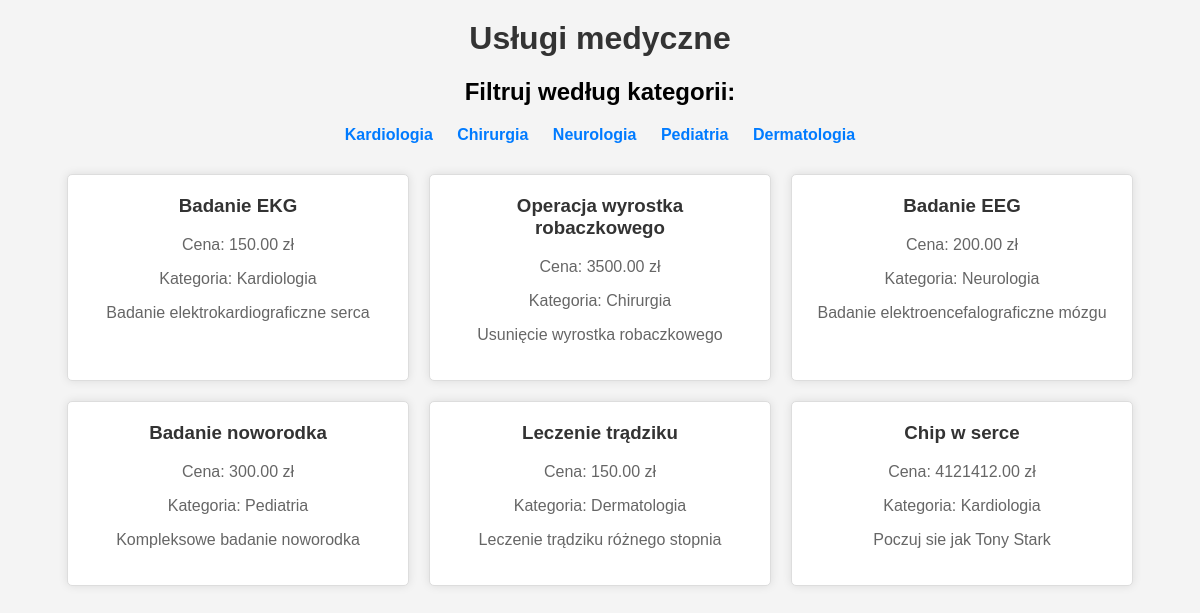
/services.php, run on the app's committed database.
### tables this page shows
CREATE TABLE `categories` (
  `id` int(6) UNSIGNED NOT NULL,
  `name` varchar(50) NOT NULL
);

CREATE TABLE `services` (
  `id` int(6) UNSIGNED NOT NULL,
  `name` varchar(100) NOT NULL,
  `description` text DEFAULT NULL,
  `price` decimal(10,2) NOT NULL,
  `category_id` int(6) UNSIGNED NOT NULL
);

### services.php (the view, shortened to what this page needs)
<?php
require_once 'config.php';
$stmt = $conn->prepare("SELECT * FROM categories");
$stmt->execute();
$categories = $stmt->fetchAll(PDO::FETCH_ASSOC);
$stmt = $conn->prepare("SELECT * FROM services");
$stmt->execute();
$services = $stmt->fetchAll(PDO::FETCH_ASSOC);
function getUniqueCategories($categories) {
    $uniqueCategories = [];
    foreach ($categories as $category) {
        if (!in_array($category['name'], array_column($uniqueCategories, 'name'))) {
            $uniqueCategories[] = $category;
        }
    }
    return $uniqueCategories;
}
$uniqueCategories = getUniqueCategories($categories);
?>
<!DOCTYPE html>
<html lang="pl">
<head>
</head>
<body>
    <h1>Usługi medyczne</h1>
    <div class="filters">
        <h2>Filtruj według kategorii:</h2>
        <ul>
            <?php foreach ($uniqueCategories as $category): ?>
                <li><a href="?category=<?= $category['id'] ?>"><?= $category['name'] ?></a></li>
            <?php endforeach; ?>
        </ul>
    </div>
    <div class="services">
        <?php
        $displayed_services = [];
        foreach ($services as $service):
            if (in_array($service['name'], $displayed_services)) {
                continue;
            }
            $displayed_services[] = $service['name'];
            ?>
            <div class="service">
                <h3><?= $service['name'] ?></h3>
                <p>Cena: <?= $service['price'] ?> zł</p>
                <p>Kategoria: <?= $categories[array_search($service['category_id'], array_column($categories, 'id'))]['name'] ?></p>
                <p><?= $service['description'] ?></p>
            </div>
        <?php endforeach; ?>
    </div>
</body>
</html>

### services.php (style rules this page uses)
body { font-family: Arial, sans-serif; background-color: #f4f4f4; margin: 0; padding: 0; }
h1 { text-align: center; margin-top: 20px; color: #333; }
.filters { text-align: center; margin: 20px 0; }
.filters ul { list-style-type: none; padding: 0; }
.filters ul li { display: inline; margin: 0 10px; }
.filters ul li a { text-decoration: none; color: #007bff; font-weight: bold; }
.services { display: flex; flex-wrap: wrap; justify-content: center; margin: 20px; }
.service { background-color: #fff; border: 1px solid #ddd; border-radius: 5px; box-shadow: 0 0 10px rgba(0, 0, 0, 0.1); margin: 10px; padding: 20px; width: 300px; text-align: center; }
.service h3 { margin-top: 0; color: #333; }
.service p { color: #666; }

### data on the page
categories: name "Kardiologia"
categories: name "Chirurgia"
categories: name "Neurologia"
categories: name "Pediatria"
categories: name "Dermatologia"
services: name "Badanie EKG", price "150.00", category.name "Kardiologia", description "Badanie elektrokardiograficzne serca"
services: name "Operacja wyrostka robaczkowego", price "3500.00", category.name "Chirurgia", description "Usunięcie wyrostka robaczkowego"
services: name "Badanie EEG", price "200.00", category.name "Neurologia", description "Badanie elektroencefalograficzne mózgu"
services: name "Badanie noworodka", price "300.00", category.name "Pediatria", description "Kompleksowe badanie noworodka"
services: name "Leczenie trądziku", price "150.00", category.name "Dermatologia", description "Leczenie trądziku różnego stopnia"
services: name "Chip w serce", price "4121412.00", category.name "Kardiologia", description "Poczuj sie jak Tony Stark"
